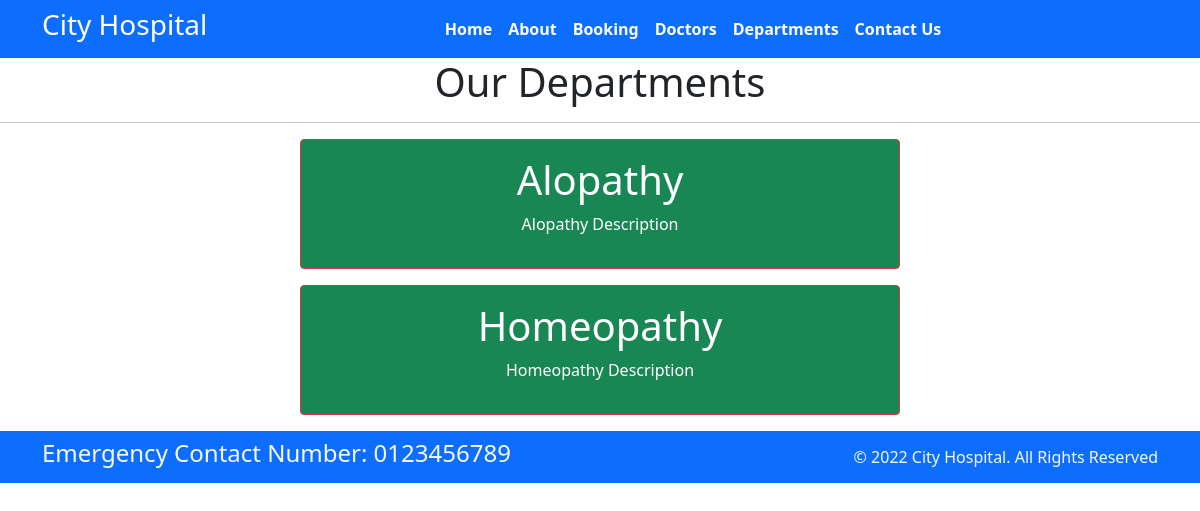
Screenshot of /department with the database file from the repository.
### home/models.py (models this page shows, shortened)
class Departments(models.Model):
    dep_name = models.CharField(max_length=100)
    dep_description= models.TextField()

### home/views.py (the view)
# urls.py: path('department', views.department, name='department'),
def department(request):
    dict_dept={
        'dept': Departments.objects.all()
    }
    return render(request, 'department.html' , dict_dept)

### templates/department.html (shortened to what this page needs)
{% extends "base.html" %}
{% block content %}
<h1 class="text-center"> Our Departments </h1>
<hr>
{% for d in dept %}
<div class="mx-auto w-50 bg-success text-center text-white p-3 my-3 border border-danger rounded ">
    <h1>{{d.dep_name}}</h1>
    <p> {{d.dep_description}}</p>
</div>
 {% endfor %}
{% endblock %}

### rows the page displays
Departments: dep_name "Alopathy", dep_description "Alopathy Description"
Departments: dep_name "Homeopathy", dep_description "Homeopathy Description"
